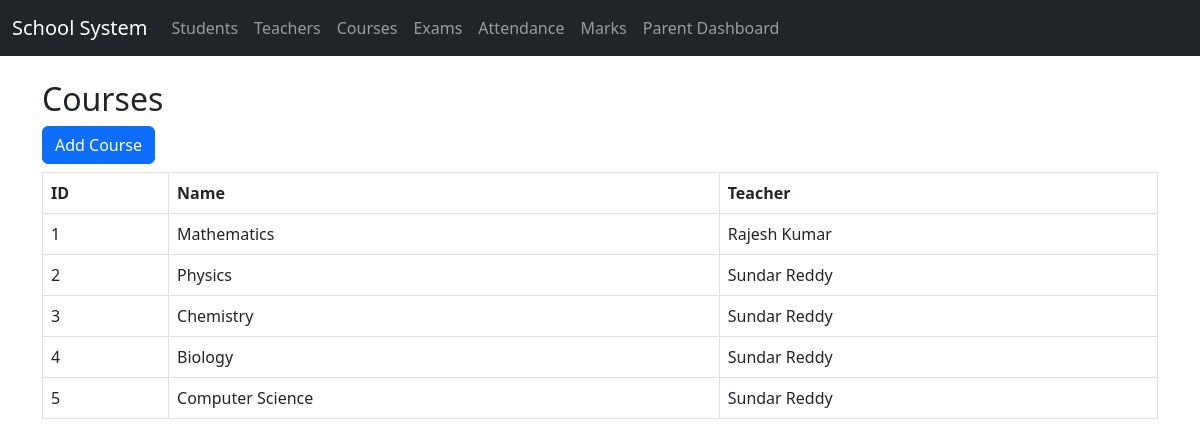
Page /courses/ on the committed database.
### school/models.py (models this page shows, shortened)
class Course(models.Model):
    name = models.CharField(max_length=100)
    code = models.CharField(max_length=10, unique=True, default='COURSE001')
    teacher = models.ForeignKey(Teacher, on_delete=models.SET_NULL, null=True, blank=True, related_name='main_courses')

class Teacher(models.Model):
    user = models.OneToOneField(User, on_delete=models.CASCADE)
    employee_id = models.CharField(max_length=20, unique=True, null=True, blank=True)
    courses = models.ManyToManyField('Course', blank=True, related_name='teachers')

### school/views.py (the view)
# urls.py: path('courses/', views.course_list, name='course_list'),
def course_list(request):
    courses = Course.objects.all()
    return render(request, 'school/course_list.html', {'courses': courses})

### school/templates/school/course_list.html
{% extends 'school/base.html' %}
{% block content %}
<h2>Courses</h2>
<a href="{% url 'add_course' %}" class="btn btn-primary mb-2">Add Course</a>
<table class="table table-bordered">
    <tr>
        <th>ID</th>
        <th>Name</th>
        <th>Teacher</th>
    </tr>
    {% for course in courses %}
    <tr>
        <td>{{ course.id }}</td>
        <td>{{ course.name }}</td>
        <td>{{ course.teacher.user.first_name }} {{ course.teacher.user.last_name }}</td>
    </tr>
    {% empty %}
    <tr><td colspan="3">No courses found.</td></tr>
    {% endfor %}
</table>
{% endblock %}

### school/templates/school/base.html (shortened to what this page needs)
<!DOCTYPE html>
<html>
<head>
    <link rel="stylesheet" href="https://cdn.jsdelivr.net/npm/bootstrap@5.3.0/dist/css/bootstrap.min.css">
</head>
<body>
<nav class="navbar navbar-expand-lg navbar-dark bg-dark">
  <div class="container-fluid">
    <a class="navbar-brand" href="{% url 'home' %}">School System</a>
    <div class="collapse navbar-collapse" id="navbarNav">
      <ul class="navbar-nav me-auto mb-2 mb-lg-0">
        <li class="nav-item"><a class="nav-link" href="{% url 'student_list' %}">Students</a></li>
        <li class="nav-item"><a class="nav-link" href="{% url 'teacher_list' %}">Teachers</a></li>
        <li class="nav-item"><a class="nav-link" href="{% url 'course_list' %}">Courses</a></li>
        <li class="nav-item"><a class="nav-link" href="{% url 'exam_list' %}">Exams</a></li>
        <li class="nav-item"><a class="nav-link" href="{% url 'attendance_list' %}">Attendance</a></li>
        <li class="nav-item"><a class="nav-link" href="{% url 'marks_list' %}">Marks</a></li>
        <li class="nav-item"><a class="nav-link" href="{% url 'parent_login' %}">Parent Dashboard</a></li>
      </ul>
    </div>
  </div>
</nav>
<div class="container mt-4">
    {% block content %}{% endblock %}
</div>
</body>
</html>

### rows in the picture
Course: id "1", name "Mathematics", teacher.user.first_name "Rajesh", teacher.user.last_name "Kumar"
Course: id "2", name "Physics", teacher.user.first_name "Sundar", teacher.user.last_name "Reddy"
Course: id "3", name "Chemistry", teacher.user.first_name "Sundar", teacher.user.last_name "Reddy"
Course: id "4", name "Biology", teacher.user.first_name "Sundar", teacher.user.last_name "Reddy"
Course: id "5", name "Computer Science", teacher.user.first_name "Sundar", teacher.user.last_name "Reddy"
